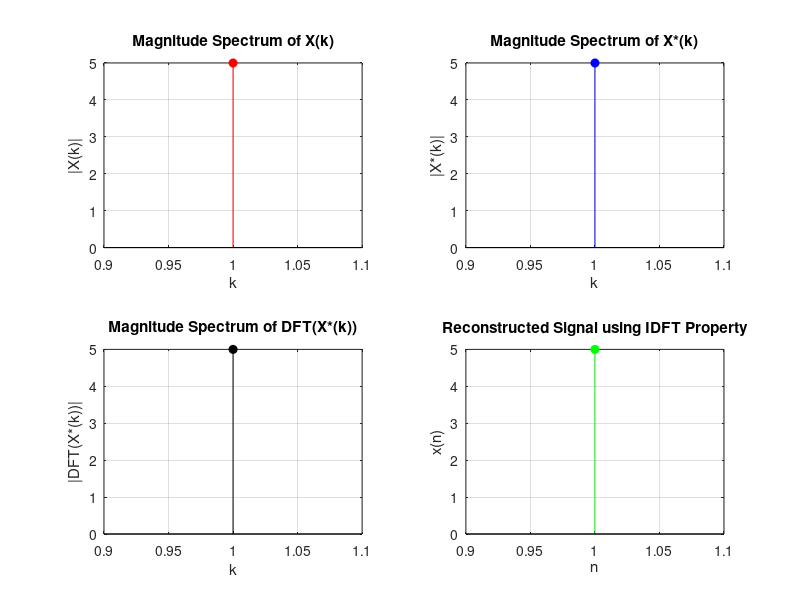

Source code (MATLAB):
clc; clear all; close all;
% Input sequence
x = input('Enter the signal x(n) : ');
N = length(x);
% Compute DFT manually using summation formula
X = zeros(1, N); % Initialize DFT output
for k = 1:N % Frequency index
 for n = 1:N % Time index
 X(k) = X(k) + x(n) * exp(-1j * 2 * pi * (k-1) *(n-1) / N);
 end
end
% **Manual Conjugate Calculation
X_conj = zeros(1, N);
for i = 1:N
 X_conj(i) = real(X(i)) - 1j * imag(X(i)); %Conjugate manually
end
% Compute DFT of X_conj manually
X_conj_dft = zeros(1, N);
for k = 1:N
 for n = 1:N
 X_conj_dft(k) = X_conj_dft(k) + X_conj(n)* exp(-1j * 2 * pi * (k-1) * (n-1) / N);
 end
end
% Compute IDFT using the property
x_recon = (1/N) * X_conj_dft;
% Display results
disp('Original Signal x(n):');
disp(x);
disp('Reconstructed Signal using IDFT Property:');
disp(real(x_recon)); % Taking real part to avoid numerical errors
% Plot Magnitude Spectra
figure;
subplot(2,2,1);
stem(abs(X), 'r', 'filled'); grid on;
title('Magnitude Spectrum of X(k)');
xlabel('k'); ylabel('|X(k)|');
subplot(2,2,2);
stem(abs(X_conj), 'b', 'filled'); grid on;
title('Magnitude Spectrum of X*(k)');
xlabel('k'); ylabel('|X*(k)|');
subplot(2,2,3);
stem(abs(X_conj_dft), 'k', 'filled'); grid on;
title('Magnitude Spectrum of DFT(X*(k))');
xlabel('k'); ylabel('|DFT(X*(k))|');
subplot(2,2,4);
stem(real(x_recon), 'g', 'filled'); grid on;
title('Reconstructed Signal using IDFT Property');
xlabel('n'); ylabel('x(n)');